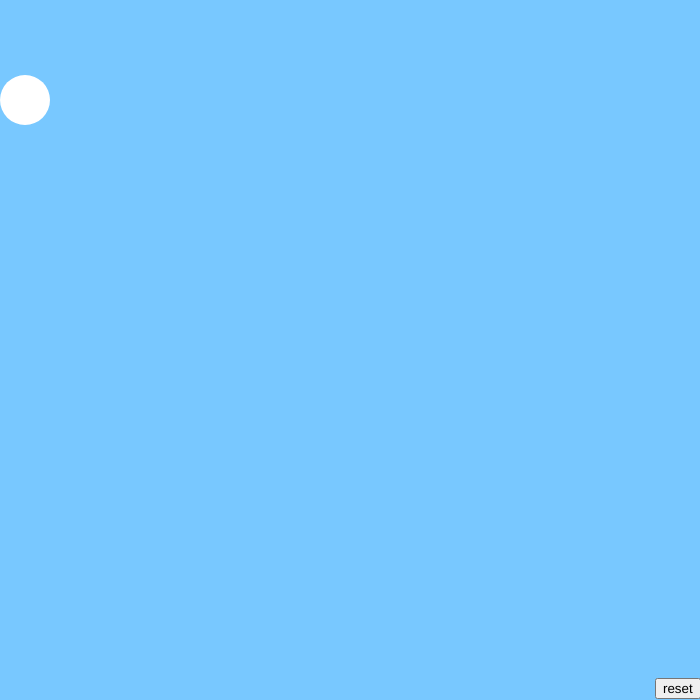
Frame 1 (no input)
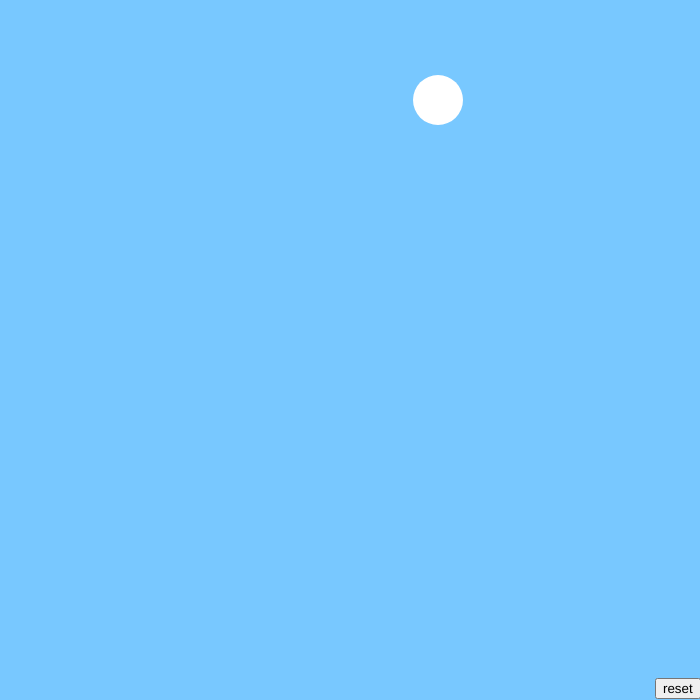
Frame 60 (no input)
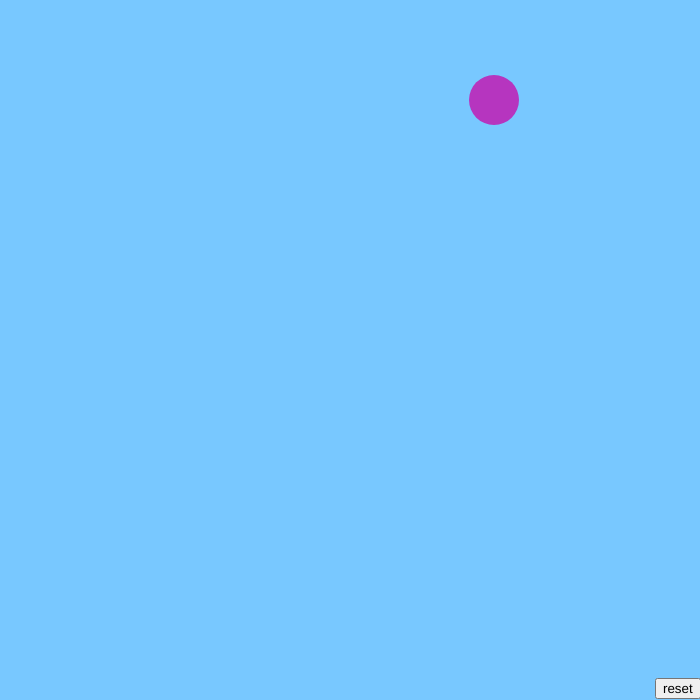
Frame 120 (the mouse pressed at the canvas centre since frame 60)

The p5.js sketch that drew these frames (run headless with seeded random() and noise() and a simulated clock; from frame 60 on, the mouse is pressed at the canvas centre):

// p5.js sketch
// ── sketch.js
var x = 25; //set starting x-pos of ball
var dir = 1; //set counter to modify ball's position & direction
var spd = 7; //variable for speed of the ball

let button;

function setup() {  
  button = createButton('reset'); //creating reset button
  button.position(655, 678);
  button.mousePressed(reset);
  createCanvas(700, 700); //creating the canvas & background
  background(120, 200, 255);
}

function reset(){ //reseting all values to their initial value
  x = 25; 
 dir = 1; 
 spd = 7; 
  fill(255,255,255);
}

function draw() {
  background(120, 200, 255); //rewrite background
  noStroke(); 
  ellipse(x, 100, 50, 50); //creating the ball
  if (x > 675 || x < 25) { //if the ball hits the side of the background
    dir = dir * -1;        //make the ball's speed negative, so it moves backwards
    fill(random(255),random(255),random(255)); //random color each bounce
  }
  x = x + dir*spd; //move the ball
}
